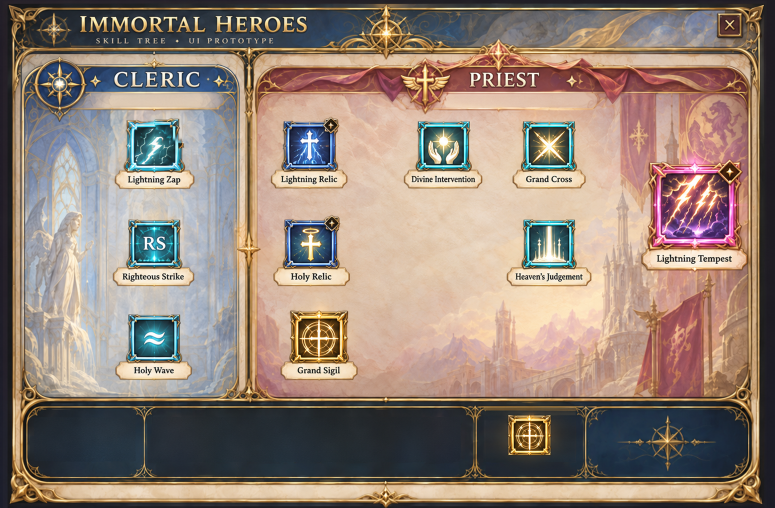
#> input picture ImmortalHeroesAssets/Cleric_Priest_Artwork.png, 1549 x 1015 px (shown at 1/2 size); the run also reads 1 picture not shown here
$ python render_universal_tree.py
#> lines starting #> are read from the running program, lines starting #| are printed output that depends on the picture
### tools/build_tree_frames.py
"""v0.20.4 universal Skill Tree frames: locked mask + recolored frame overlays.

The painted node frames keep their colour in every state. Only the skill art inside a frame's
opening turns black and white when the skill is locked, and a skill whose category colour differs
from the painted slot (Priest Divine Intervention = Buff Green on the Shield Charge slot, Ascended
skills = Magenta, Ascended Ultimate = Red, ...) gets its frame band recoloured.

Outputs (ImmortalHeroesAssets/):
  Tree_LockMask.png            1011x662, alpha = how much a pixel greys when its node is locked
  Frame_<slot>_<color>.png     the frame band only (alpha), field rect padded by FRAME_PAD
FIELDS / FRAME_PAD / PRIEST_DONOR_FIELDS must match IhFieldRect / IhFramePad / IhPriestArtworkRect
in AlbedosCustomClasses.Advanced.cs.

Usage: python3 tools/build_tree_frames.py
"""
import os
import numpy as np
from PIL import Image, ImageFilter

ROOT = os.path.dirname(os.path.dirname(os.path.abspath(__file__)))
A = os.path.join(ROOT, "ImmortalHeroesAssets")
W, H = 1011, 662

# Painted opening of every frame (x0, y0, x1, y1 exclusive), measured on Cleric_Paladin_PreAdvance.png.
FIELDS = {
    "lightning_zap": (175, 166, 229, 217),
    "righteous_strike": (175, 295, 228, 345),
    "holy_wave": (175, 420, 228, 469),
    "goddess_relic": (378, 166, 431, 217),
    "judgement_hammer": (379, 295, 433, 345),
    "heavens_light": (390, 418, 444, 469),
    "shield_charge": (553, 166, 605, 217),
    "fallen_angel": (690, 166, 743, 217),
    "ray_of_hope": (691, 295, 743, 345),
    "electric_smite": (863, 227, 952, 314),
}
# Same openings on Cleric_Priest_Artwork.png (scaled to 1011x662); the Priest art is blitted field -> field.
PRIEST_DONOR_FIELDS = {}  # filled by main() and printed for the C# table
PRIEST_DONOR_GUESS = {  # painted frame rects on the donor painting (search windows)
    "lightning_relic": "goddess_relic", "holy_relic": "judgement_hammer", "grand_sigil": "heavens_light",
    "divine_intervention": "shield_charge", "grand_cross": "fallen_angel",
    "heavens_judgement": "ray_of_hope", "lightning_tempest": "electric_smite",
}
FRAME_PAD = {"electric_smite": 13}
DEFAULT_PAD = 10
# Permanent badge diamonds sitting on the frame corner (center x, center y, radius): never greyed.
BADGES = {"goddess_relic": (431, 160, 11), "judgement_hammer": (432, 292, 11), "electric_smite": (949, 219, 15)}
# Painted frame colour of each slot on the universal (pre-Advancement) chassis.
PAINTED = {
    "lightning_zap": "cyan", "righteous_strike": "cyan", "holy_wave": "cyan",
    "goddess_relic": "navy", "judgement_hammer": "navy", "shield_charge": "cyan", "fallen_angel": "cyan",
    "ray_of_hope": "green", "electric_smite": "maroon", "heavens_light": "gold",
}
# Where each colour is sampled from (reference image, slot).
SAMPLES = {
    "cyan": ("Cleric_Paladin_PreAdvance.png", "shield_charge"),
    "navy": ("Cleric_Paladin_PreAdvance.png", "goddess_relic"),
    "green": ("Cleric_Paladin_PreAdvance.png", "ray_of_hope"),
    "maroon": ("Cleric_Paladin_PreAdvance.png", "electric_smite"),
    "magenta": ("Cleric_Paladin_Reference.png", "righteous_strike"),
}
HUE_BAND = {"cyan": (170, 210), "navy": (205, 245), "green": (95, 165), "maroon": (295, 360), "magenta": (280, 335)}
SMALL_COLORS = ("cyan", "navy", "green", "magenta")
ULT_COLORS = ("maroon", "red")


# [24 lines left out: functions hsv, rgb_from_hsv, not called in this run]


def in_band(h, band):
    lo, hi = band
    return (h >= lo) & (h <= hi) if lo <= hi else (h >= lo) | (h <= hi)


def outer(slot):
    p = FRAME_PAD.get(slot, DEFAULT_PAD)
    x0, y0, x1, y1 = FIELDS[slot]
    return x0 - p, y0 - p, x1 + p, y1 + p


# [84 lines left out: functions ring_mask, stats, quantile_map, build_frames, lock_mask, not called in this run]


def edge(prof):
    d = prof[:-1] - prof[1:]
    return int(np.argmax(d)) + 1


def detect_field(lum, frame):
    x, y, w, h = frame
    x0, y0, x1, y1 = x - 4, y - 4, x + w + 4, y + h + 4
    ym, xm = slice(y + h // 4, y + 3 * h // 4), slice(x + w // 4, x + 3 * w // 4)
    left = x0 + edge(lum[ym, x0:x0 + 18].mean(0))
    right = x1 - edge(lum[ym, x1 - 18:x1].mean(0)[::-1])
    top = y0 + edge(lum[y0:y0 + 18, xm].mean(1))
    bottom = y1 - edge(lum[y1 - 18:y1, xm].mean(1)[::-1])
    return left, top, right, bottom


def donor_fields():
    art = Image.open(os.path.join(A, "Cleric_Priest_Artwork.png")).convert("RGB").resize((W, H), Image.LANCZOS)
    lum = np.asarray(art, dtype=np.float64).max(-1) / 255.0
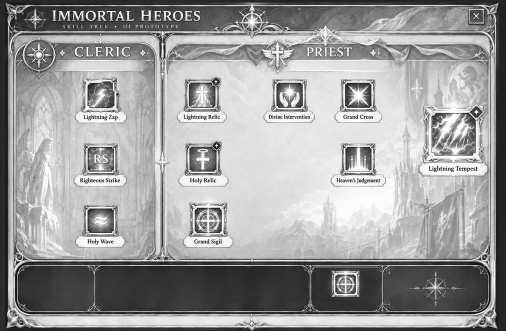
#> lum: shape (662, 1011) float64 (shown at 1/2 size); min 0, max 1, mean 0.615
    for pid, slot in PRIEST_DONOR_GUESS.items():
        x0, y0, x1, y1 = FIELDS[slot]
        p = FRAME_PAD.get(slot, DEFAULT_PAD) - 2
        l, t, r, b = detect_field(lum, (x0 - p, y0 - p, x1 - x0 + 2 * p, y1 - y0 + 2 * p))
        # The donor painting follows the same template; the bottom edge detection can catch the
        # frame band below the art, so keep the slot's own size anchored on the detected left/top
        # (top clamped to +/-2 px of the slot) -> no foreign frame pixels enter the opening.
        t = min(max(t, y0 - 2), y0 + 2)
        l = min(max(l, x0 - 2), x0 + 2)
        PRIEST_DONOR_FIELDS[pid] = (l, t, l + (x1 - x0), t + (y1 - y0))
#> this loop made 7 passes
#> (left in detect_field, right in detect_field, top in detect_field, bottom in detect_field, l, t, r, b) on passes 1 to 7: (378, 431, 161, 216, 378, 164, 431, 216), (379, 433, 294, 343, 379, 294, 433, 343), (389, 444, 416, 466, 389, 416, 444, 466), (553, 605, 166, 223, 553, 166, 605, 223), (690, 743, 166, 216, 690, 166, 743, 216), (691, 743, 294, 350, 691, 294, 743, 350), (863, 951, 226, 312, 863, 226, 951, 312)
#> after the loop, PRIEST_DONOR_FIELDS = 7 items


# [13 lines left out: function main, not called in this run]


# [2 lines that do not run on import are left out]

### tools/render_states.py
"""Ideation previews for Skill Tree states (no Class / Class only / locked skills).

Builds on the approved v0.15.2 artwork; nothing here is shipped yet.
Usage: python3 tools/render_states.py   -> docs/previews/STATE_*.png
"""
import os
import numpy as np
from PIL import Image, ImageDraw, ImageFont, ImageFilter

ROOT = os.path.dirname(os.path.dirname(os.path.abspath(__file__)))
A = os.path.join(ROOT, "ImmortalHeroesAssets")
OUT = os.path.join(ROOT, "docs", "previews")
SERIF = "/usr/share/fonts/truetype/dejavu/DejaVuSerif-Bold.ttf"
SERIF_REG = "/usr/share/fonts/truetype/dejavu/DejaVuSerif.ttf"

CLASS_PANEL = (32, 87, 310, 523)
AC_PANEL = (337, 88, 977, 523)
# Fill boxes reach up over the header ribbons/emblems so no class art peeks out.
CLASS_FILL = (32, 70, 312, 523)
AC_FILL = (336, 60, 978, 523)
GOLD = (236, 190, 92)
INK = (74, 50, 28)

NODES = {  # icon frame boxes (reference px), nameplate anchor (center x, bottom y)
    "lightning_zap": ((160, 152, 241, 234), (200, 247)),
    "righteous_strike": ((163, 285, 240, 362), (201, 375)),
    "holy_wave": ((163, 410, 240, 488), (201, 499)),
    "goddess_relic": ((365, 152, 444, 234), (404, 247)),
    "judgement_hammer": ((365, 285, 444, 362), (405, 375)),
    "heavens_light": ((377, 405, 456, 478), (416, 499)),
    "shield_charge": ((544, 152, 621, 234), (582, 247)),
    "fallen_angel": ((682, 152, 760, 234), (720, 247)),
    "ray_of_hope": ((682, 285, 760, 362), (720, 375)),
    "electric_smite": ((840, 204, 966, 330), (902, 355)),
}
SLOT_CENTERS = (229, 287, 344, 402, 459, 517, 574)
SLOT_TOP, SLOT_BOTTOM = 549, 598
GRACE_BOX = (663, 541, 720, 598)


def font(size, bold=True):
    return ImageFont.truetype(SERIF if bold else SERIF_REG, size)


def text_c(d, cx, y, text, f, fill, shadow=None):
    w = d.textlength(text, font=f)
    if shadow:
        d.text((cx - w / 2 + 1, y + 1), text, font=f, fill=shadow)
    d.text((cx - w / 2, y), text, font=f, fill=fill)


# ---------------------------------------------------------------- textures / components
# [36 lines left out: functions neutral_parchment, rounded_paste, veil, not called in this run]


def padlock(size, scale=4):
    S = size * scale
    im = Image.new("RGBA", (S, S), (0, 0, 0, 0))
    d = ImageDraw.Draw(im)
    dark = (96, 66, 22, 255)
    gold = GOLD + (255,)
    bw, bh = int(S * 0.70), int(S * 0.50)
    bx, by = (S - bw) // 2, int(S * 0.44)
    sw = int(S * 0.44)
    t = max(2, int(S * 0.09))
    d.arc((S // 2 - sw // 2, int(S * 0.10), S // 2 + sw // 2, int(S * 0.10) + sw), 180, 360, fill=dark, width=t + scale * 2)
    d.arc((S // 2 - sw // 2, int(S * 0.10), S // 2 + sw // 2, int(S * 0.10) + sw), 180, 360, fill=gold, width=t)
    d.line((S // 2 - sw // 2 + t // 2, int(S * 0.10) + sw // 2, S // 2 - sw // 2 + t // 2, by), fill=gold, width=t)
    d.line((S // 2 + sw // 2 - t // 2, int(S * 0.10) + sw // 2, S // 2 + sw // 2 - t // 2, by), fill=gold, width=t)
    d.rounded_rectangle((bx - scale, by - scale, bx + bw + scale, by + bh + scale), radius=int(S * 0.08), fill=dark)
    d.rounded_rectangle((bx, by, bx + bw, by + bh), radius=int(S * 0.07), fill=gold)
    d.rounded_rectangle((bx + scale * 2, by + scale * 2, bx + bw - scale * 2, by + bh - scale * 2), radius=int(S * 0.05),
                        outline=(255, 226, 150, 255), width=scale)
    kx, ky = S // 2, by + bh // 2 - int(S * 0.03)
    k = int(S * 0.06)
    d.ellipse((kx - k, ky - k, kx + k, ky + k), fill=dark)
    d.polygon([(kx - k // 2, ky), (kx + k // 2, ky), (kx + k // 3, ky + int(S * 0.12)), (kx - k // 3, ky + int(S * 0.12))], fill=dark)
    return im.resize((size, size), Image.LANCZOS)


# [65 lines left out: functions plaque, lock_node, recolor_hue, not called in this run]


_SOCKET = None


# [39 lines left out: functions socket_art, empty_socket, hotkey_labels, header_text, not called in this run]


# ---------------------------------------------------------------- integrated panel neutralizing
CLASS_BODY = (33, 116, 309, 520)
AC_BODY = (338, 116, 976, 520)
CLERIC_EMBLEM = (79, 112, 37)          # cx, cy, r  (generic compass emblem, kept)
CLERIC_TITLE = (140, 86, 268, 118)     # baked "CLERIC"
CLERIC_SUB = (150, 122, 258, 140)      # baked "hover for Blessing" plaque text
PALADIN_TITLE = (596, 86, 724, 118)    # baked "PALADIN"
PALADIN_SUB = (588, 122, 762, 140)
PALADIN_CREST = (512, 66, 592, 150)    # winged cross (Paladin identity)


# [118 lines left out: functions hsv_arrays, inpaint_h, neutral_body, recolor_rose_to_navy, compass_emblem, header_title and 2 more, not called in this run]


def texture_is_light(texture):
    return np.asarray(texture.convert("L")).mean() > 120


# [17 lines left out: functions navy_texture, remove_lz_badge, not called in this run]


DEFAULT_HOTBAR = ("lightning_zap", "goddess_relic", "judgement_hammer", "shield_charge",
                  "ray_of_hope", "holy_wave", "electric_smite")


# [7 lines left out: function draw_hotbar, not called in this run]


def base():
    img = Image.open(os.path.join(A, "Cleric_Paladin_Reference.png")).convert("RGBA")
    return draw_hotbar(img, DEFAULT_HOTBAR)


def save(img, name):
    img.convert("RGB").resize((1180, 772), Image.LANCZOS).save(os.path.join(OUT, name))


# ---------------------------------------------------------------- states
# [88 lines left out: functions state_no_class, erase_grace, class_only_common, state_class_only_sealed, state_class_only_blank, state_advanced_locked, not called in this run]


# [6 lines that do not run on import are left out]

### tools/render_universal_tree.py
"""v0.20.4 preview of the universal Skill Tree runtime composition (Python port of the C# steps):
Priest art blitted field -> field, frame overlays per skill colour, locked = mask-greyed openings.
Approximation: DejaVu Serif stands in for Valheim's Averia Serif; stars / tooltips not drawn.
Usage: python3 tools/render_universal_tree.py -> docs/previews/PREVIEW_v0.20.4_*.png
"""
import os
import numpy as np
from PIL import Image, ImageDraw

import build_tree_frames as tf
import render_states as rs

A, OUT = tf.A, rs.OUT
NAMES = {
    "Paladin": {"goddess_relic": "Goddess Relic", "judgement_hammer": "Judgement Hammer", "heavens_light": "Heaven's Light",
                "shield_charge": "Shield Charge", "fallen_angel": "Fallen Angel", "ray_of_hope": "Ray of Hope",
                "electric_smite": "Electric Smite"},
    "Priest": {"goddess_relic": "Lightning Relic", "judgement_hammer": "Holy Relic", "heavens_light": "Grand Sigil",
               "shield_charge": "Divine Intervention", "fallen_angel": "Grand Cross", "ray_of_hope": "Heaven's Judgement",
               "electric_smite": "Lightning Tempest"},
}
PRIEST_SLOT = {v: k for k, v in tf.PRIEST_DONOR_GUESS.items()}
ANCHORS = {"goddess_relic": (404, 247), "judgement_hammer": (405, 375), "heavens_light": (416, 499),
           "shield_charge": (579.5, 247), "fallen_angel": (716.5, 247), "ray_of_hope": (716, 375), "electric_smite": (907.5, 355)}
LABEL_W = {"goddess_relic": 74, "judgement_hammer": 103, "heavens_light": 77, "shield_charge": 71, "fallen_angel": 69,
           "ray_of_hope": 70, "electric_smite": 109}


def inpaint(img, box):
    x, y, w, h = [int(round(v)) for v in box]
    a = img[y:y + h, x:x + w].copy()
    inner = a[1:-1, 1:-1]
    inner[:] = np.concatenate([a[0], a[-1], a[:, 0], a[:, -1]]).mean(0)
    for _ in range(160):
        a[1:-1, 1:-1] = (a[1:-1, :-2] + a[1:-1, 2:] + a[:-2, 1:-1] + a[2:, 1:-1]) * 0.25
    img[y:y + h, x:x + w] = a


def chassis():
    img = np.asarray(Image.open(os.path.join(A, "Cleric_Paladin_PreAdvance.png")).convert("RGB"), dtype=np.float64) / 255.0
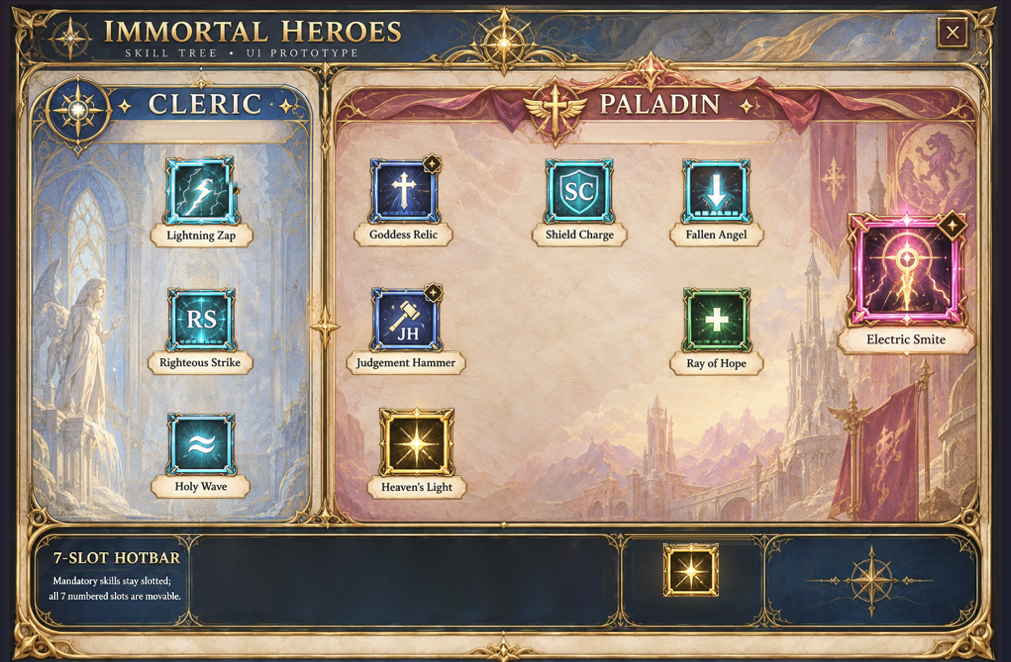
#> input picture docs/source_art/backdrops_v0210/Cleric_Paladin_PreAdvance.png, 1011 x 662 px, found by its file name
    img = img.copy()
    for slot, (cx, by) in ANCHORS.items():
        w = LABEL_W.get(slot, 74)
        inpaint(img, (cx - w / 2.0, by - 22, w, 21))
    return img


def stamp(img, slot, color):
    path = os.path.join(A, "Frame_%s_%s.png" % (slot, color))
    spr = np.asarray(Image.open(path).convert("RGBA"), dtype=np.float64) / 255.0
    x0, y0, x1, y1 = tf.outer(slot)
    al = spr[..., 3:4]
    img[y0:y1, x0:x1] = img[y0:y1, x0:x1] * (1 - al) + spr[..., :3] * al


def priest(img):
    art = Image.open(os.path.join(A, "Cleric_Priest_Artwork.png")).convert("RGB").resize((tf.W, tf.H), Image.LANCZOS)
    for pid, slot in tf.PRIEST_DONOR_GUESS.items():
        d = tf.PRIEST_DONOR_FIELDS[pid]
        f = tf.FIELDS[slot]
        patch = art.crop(d).resize((f[2] - f[0], f[3] - f[1]), Image.LANCZOS)
        img[f[1]:f[3], f[0]:f[2]] = np.asarray(patch, dtype=np.float64) / 255.0
    stamp(img, "shield_charge", "green")
    stamp(img, "ray_of_hope", "cyan")
    return img


def lock(img, slots):
    mask = np.asarray(Image.open(os.path.join(A, "Tree_LockMask.png")).getchannel("A"), dtype=np.float64) / 255.0
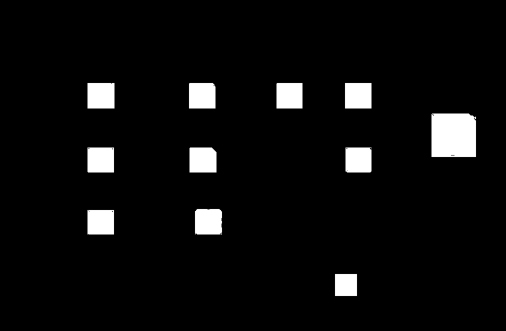
#> mask: shape (662, 1011) float64 (shown at 1/2 size); min 0, max 1, mean 0.0501
    grey = (img[..., 0] * 0.299 + img[..., 1] * 0.587 + img[..., 2] * 0.114) * 0.72
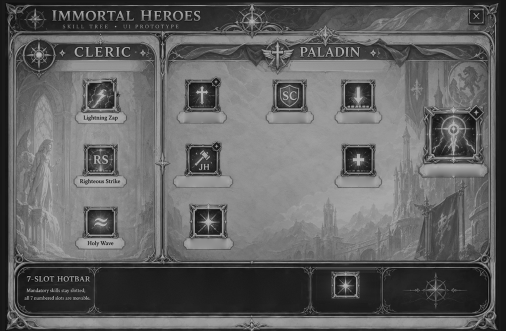
#> grey: shape (662, 1011) float64 (shown at 1/2 size); min 0, max 0.72, mean 0.387
    out = img.copy()
    for slot in slots:
        x0, y0, x1, y1 = tf.outer(slot)
        m = mask[y0:y1, x0:x1, None]
        out[y0:y1, x0:x1] = img[y0:y1, x0:x1] * (1 - m) + grey[y0:y1, x0:x1, None] * m
#> this loop made 7 passes
#> pass 1, in lock, `m = mask[y0:y1, x0:x1, None]`:
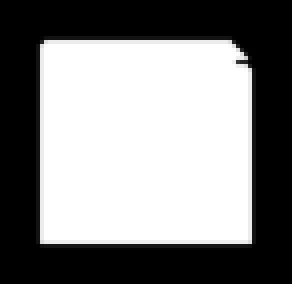
#> m: shape (71, 73, 1) float64 (shown 4 times larger); min 0, max 1, mean 0.517
#> after the loop:
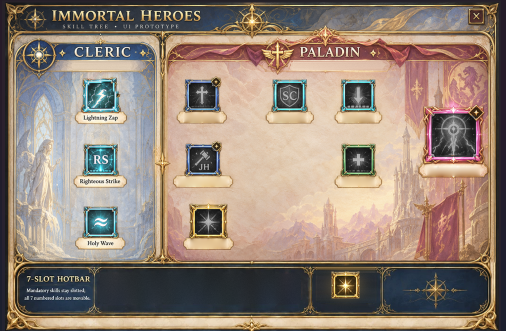
#> out: shape (662, 1011, 3) float64 (shown at 1/2 size); mean R, G, B 0.586, 0.521, 0.47
    return out


def render(branch, locked, overlays=()):
    img = chassis()
    if branch == "Priest":
        img = priest(img)
    img = lock(img, locked)
    for slot, color in overlays:
        stamp(img, slot, color)
    pil = Image.fromarray((img.clip(0, 1) * 255).astype(np.uint8)).convert("RGBA")
    pad = rs.padlock(48)
    d = ImageDraw.Draw(pil)
    for slot, (cx, by) in ANCHORS.items():
        rs.text_c(d, cx, by - 19, NAMES[branch][slot], rs.font(10), (46, 36, 28))
        if slot in locked:
            x0, y0, x1, y1 = tf.FIELDS[slot]
            sz = 30 if slot == "electric_smite" else 24
            fx1, fy1 = x1 + 6, y1 + 6
            pil.alpha_composite(pad.resize((sz, sz), Image.LANCZOS), (fx1 - sz - 1, fy1 - sz - 1))
    return pil


def main():
    tf.donor_fields()
    adv = list(ANCHORS)
    shots = [
        ("Paladin_locked", render("Paladin", adv)),
        ("Priest_locked", render("Priest", adv)),
        ("Priest_unlocked", render("Priest", [])),
        ("Paladin_ascended", render("Paladin", [], [("righteous_strike", "magenta"), ("goddess_relic", "magenta"),
                                                    ("electric_smite", "red")])),
    ]
#> after the loop in priest, `for pid, slot in tf.PRIEST_DONOR_GUESS.items():`:
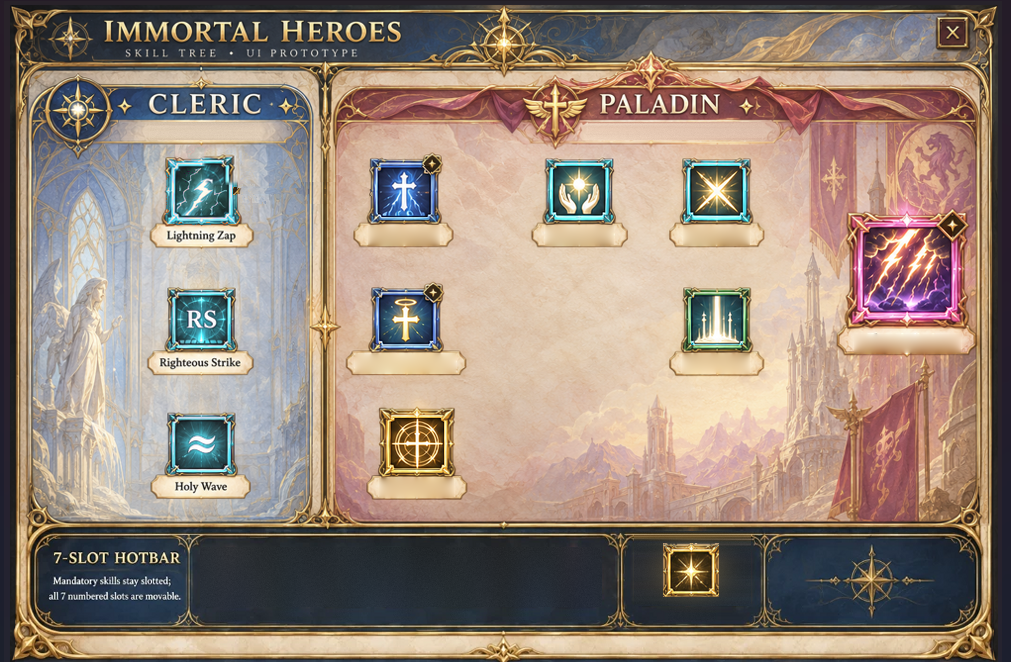
#> img: shape (662, 1011, 3) float64; mean R, G, B 0.593, 0.526, 0.476
    for name, img in shots:
        img.convert("RGB").save(os.path.join(OUT, "PREVIEW_v0.20.4_" + name + ".png"))
    print("written", [n for n, _ in shots])


if __name__ == "__main__":
#> (the run stopped early here; a loop or call above may not have finished)
